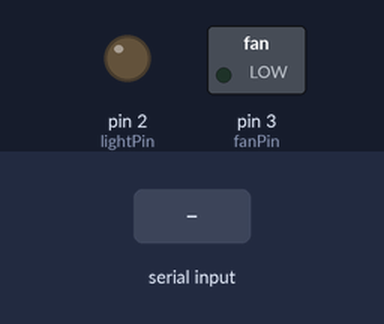
Bench run of a sketch on a simulated Arduino Uno, built with avr-gcc and run on an emulated ATmega328P. On the bench: switched loads named in the sketch (green lamp = pin HIGH), output pins drawn as LEDs (lit = HIGH). The inputs (shaded band) are chosen by the test bench. What the sketch prints to the serial monitor is not drawn.

Above: at 1.2 s.
1.3 s: "LIGHT ON\n" received over Serial
At 2.5 s:
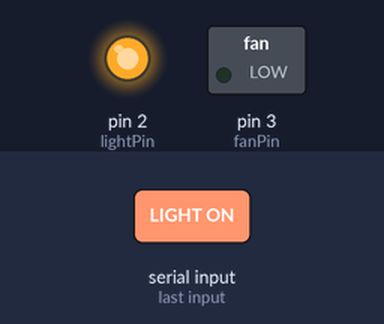
2.8 s: "FAN ON\n" received over Serial
At 3.6 s:
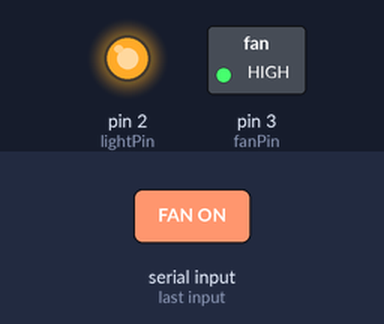
4.3 s: "LIGHT OFF\n" received over Serial
At 4.8 s:
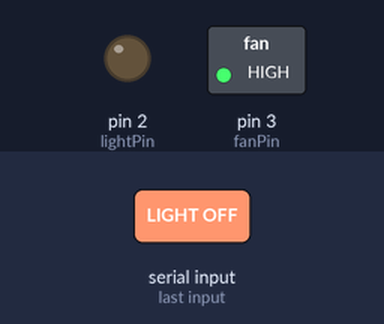
5.8 s: "FAN OFF\n" received over Serial
At 7.1 s:
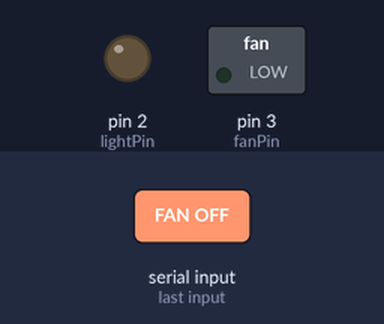
Timing chart, 0 to 8.3 s (numbered marks = the images above; inputs shaded):
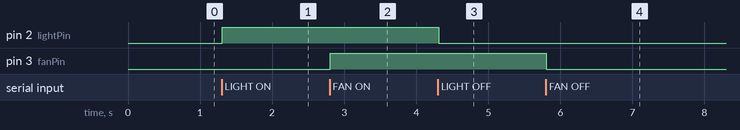

The sketch:

code.ino
```cpp
int lightPin = 2;
int fanPin = 3;
void setup() {
  pinMode(lightPin, OUTPUT);
  pinMode(fanPin, OUTPUT);
  Serial.begin(9600);
  Serial.println("Enter commands: LIGHT ON/OFF or FAN ON/OFF");
}

void loop() {
  if (Serial.available()) {
    String command = Serial.readStringUntil('\n');
    command.trim();

    if (command == "LIGHT ON") {
      digitalWrite(lightPin, HIGH);
    } else if (command == "LIGHT OFF") {
      digitalWrite(lightPin, LOW);
    } else if (command == "FAN ON") {
      digitalWrite(fanPin, HIGH);
    } else if (command == "FAN OFF") {
      digitalWrite(fanPin, LOW);
    } else {
      Serial.println("Invalid command");
    }
  }
}
```

Measured:
- after the input at 1.3 s, pin 2 (lightPin): LOW → HIGH at once
- after the input at 2.8 s, pin 3 (fanPin): LOW → HIGH at once
- after the input at 4.3 s, pin 2 (lightPin): HIGH → LOW at once
- after the input at 5.8 s, pin 3 (fanPin): HIGH → LOW at once
